Frame 1 (no input): blank canvas, image omitted
Frame 60 (no input): blank canvas, image omitted
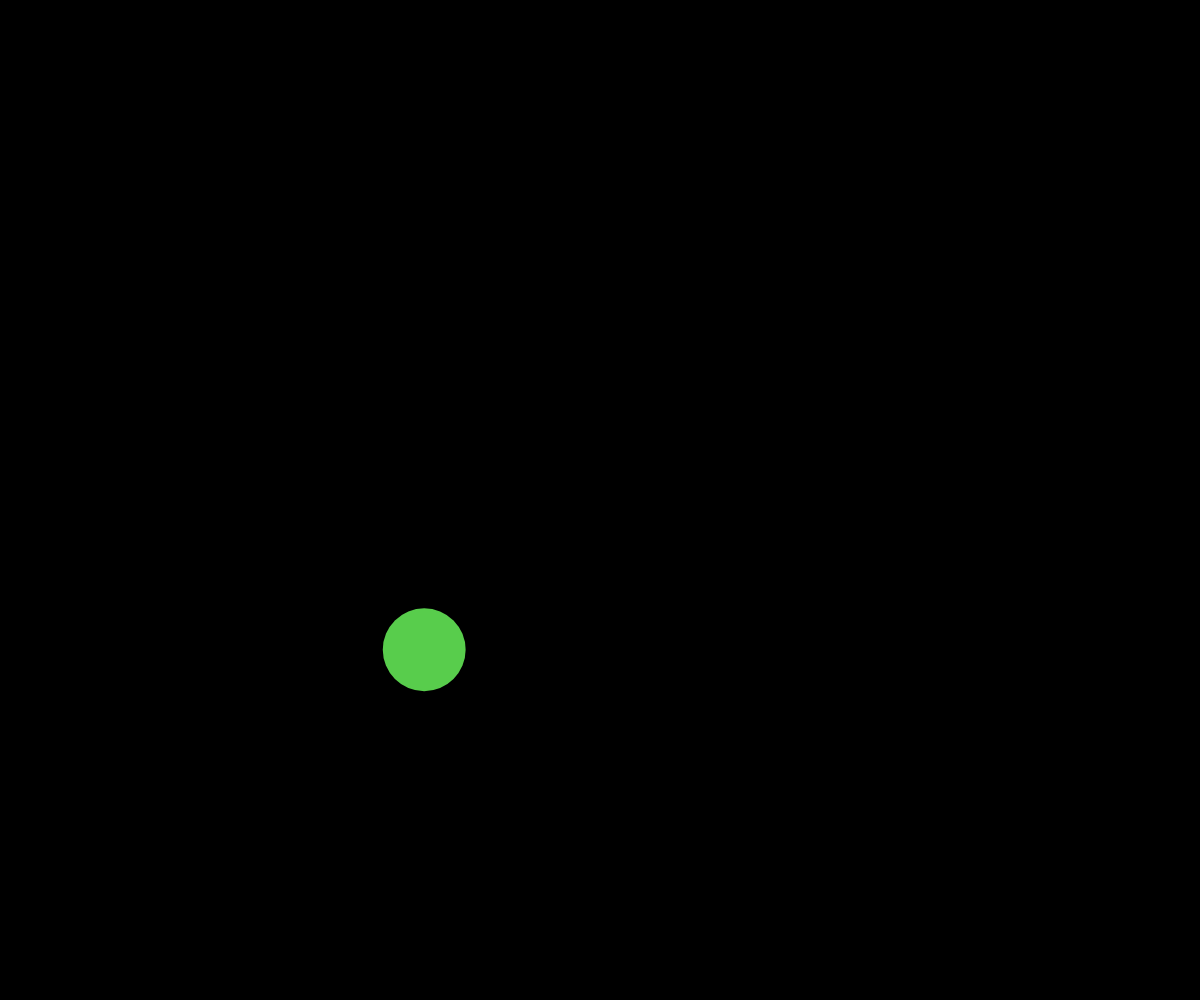
Frame 120 (the mouse pressed at the canvas centre since frame 60)

The p5.js sketch whose frames 1 and 60 were blank and that drew this single picture after the mouse press (run headless with seeded random() and noise() and a simulated clock; from frame 60 on, the mouse is pressed at the canvas centre):

// p5.js sketch
// ── sketch.js
// OOP Ball Collision Demo

class Ball {
  constructor(x, y) {
    this.x = x;
    this.y = y;
    this.rad = random(20, 50);
    this.dx = random(-5, 5);
    this.dy = random(-5, 5);
    this.r = random(255);
    this.g = random(255);
    this.b = random(255);
  }

  display() {
    noStroke();
    fill(this.r, this.g, this.b);
    circle(this.x, this.y, this.rad*2);
  }

  move() {
    this.x += this.dx;
    this.y += this.dy;

    if (this.y - this.rad < 0 || this.y + this.rad > height) {
      this.dy *= -1;
    }

    if (this.x - this.rad < 0 || this.x + this.rad > width) {
      this.dx *= -1;
    }
  }

  collide(otherBall) {
    let radiiSum = this.rad + otherBall.rad;
    let distApart = dist(this.x, this.y, otherBall.x, otherBall.y);

    if (radiiSum > distApart) {
      let oldDX = this.dx;
      let oldDY = this.dy;

      this.dx = otherBall.dx;
      this.dy = otherBall.dy;

      otherBall.dx = oldDX;
      otherBall.dy = oldDY;
    }
  }
}

let allBalls = [];

function setup() {
  createCanvas(windowWidth, windowHeight);
}

function draw() {
  background(0);

  for (let ball of allBalls) {
    ball.move();
    for (let otherBall of allBalls) {
      if (ball !== otherBall) {
        ball.collide(otherBall);
      }
    }
    ball.display();
  }
}

function mousePressed() {
  let newBall = new Ball(mouseX, mouseY);
  allBalls.push(newBall);
}
